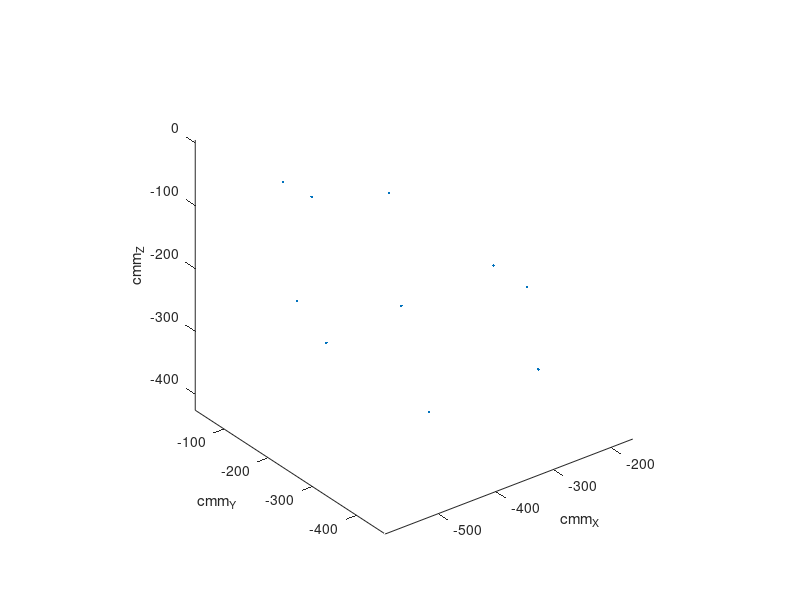

This chart was generated by the following MATLAB code: (Note: this script raises an error after producing the figure.)
% this script samples a 3D volume in a form of a cubic.
%%%%%%%%%%%%%%%%%%%%%%%%%%%%%%%%%%%%%%%%%%%%%%%%%%%%%%%%%%%%%%%%%%%%%%%%%%%

%%%%%%%%%%%%%%%%%%%%%%%%%%%%%%%%%%%%%%%%%%%%%%%%%%%%%%%%%%%%%%%%%%%%%%%%%%%
% SETTINGS FOR Canon EOS350D;
%%%%%%%%%%%%%%%%%%%%%%%%%%%%%%%%%%%%%%%%%%%%%%%%%%%%%%%%%%%%%%%%%%%%%%%%%%%
% center of the front face of the cube:
v_c = [-220.4,-288.0,-201.4]; % approx Z-distance to cam = 50cm

% size of the cube:
v_x = 300;            % depth of the cube
v_y = 519.5;          % width of the cube
v_z = 324;            % height of the cube

N_points = 10;

% use this sampled point only in the case that the target was detected in
% the image.
x_a = v_c(1)-v_x;
x_b = v_c(1);
PT = round([x_a + (x_b-x_a).*rand(1,N_points)
            (v_c(2)-v_y/2)+((v_c(2)+v_y/2)-(v_c(2)-v_y/2)).*rand(1,N_points)
            (v_c(3)-v_z/2)+((v_c(3)+v_z/2)-(v_c(3)-v_z/2)).*rand(1,N_points)]);

N = size(PT,2);
plot3(PT(1,:), PT(2,:), PT(3,:), '.'); axis equal;
xlabel('cmm_X'); ylabel('cmm_Y'); zlabel('cmm_Z'); 


% aquire images:
dest_ip_cmm   = '192.168.2.233';
dest_port_cmm = 1500;

canon_dest_ip = '192.168.0.93';
canon_dest_port = 9999;

cmmGoto( v_c, 120, dest_ip_cmm, dest_port_cmm );
% workaround to wake up the camera from standby
sockSendReceive(canon_dest_ip,canon_dest_port,'S');

for i=1:N
    fprintf('pt %d / %d \n', i,N);
    cmmGoto( PT(:,i), 120, dest_ip_cmm, dest_port_cmm );
    pause(1);
    % take image...
    ret_val = sockSendReceive(canon_dest_ip,canon_dest_port,'S');
    pause(3);
    if ret_val ~= 'D'
        error('Connection failed');
    end    
end
save('wrld_point_coords.mat', 'PT')
a = clock;
save(['wrld_point_coords' ... 
      num2str(a(1))...
      num2str(a(2))...
      num2str(a(3))...
      num2str(a(4))...
      num2str(a(5))...
      '.mat'], 'PT')

